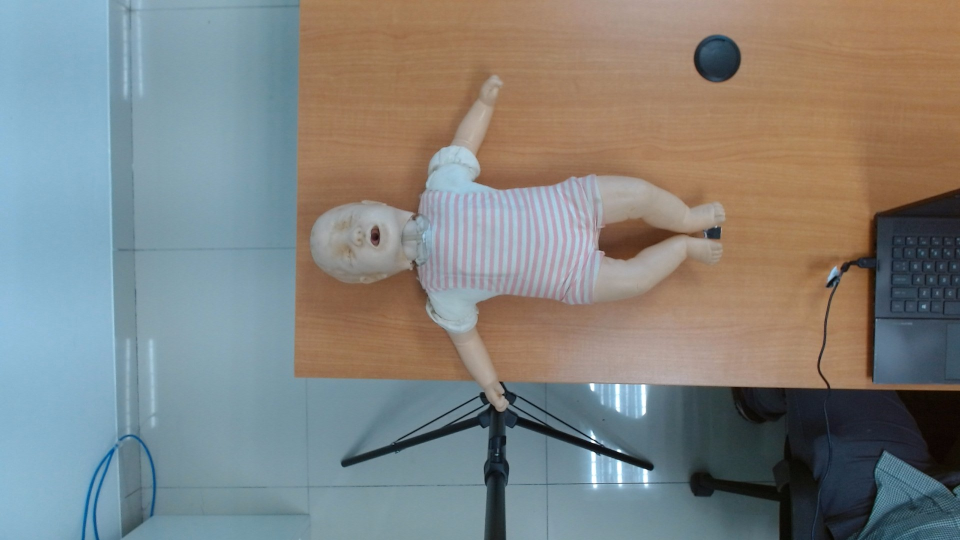
#> input picture Data/Panjang/bayi_1.jpg, 1920 x 1080 px, found by its file name (shown at 1/2 size)
$ python segmentation.py
#> lines starting #> are read from the running program, lines starting #| are printed output that depends on the picture; after the words box and inside, x2 and y2 are one past the last pixel; in counts of white or black regions, pixels touching at a corner belong together
import cv2 as cv
import os
import numpy as np

def nothing():
    pass

def main():
    img_path = "C:\\Users\\OMEN\\Repositories\\Stunting - PKM\\Data\\Panjang\\bayi_1.jpg"

    img = cv.imread(img_path)
#> img is the input picture: shape (1080, 1920, 3); mean B, G, R 128.2, 131.5, 130

    if img is None:
        print("image is None")

    img = cv.resize(img, (640,480))
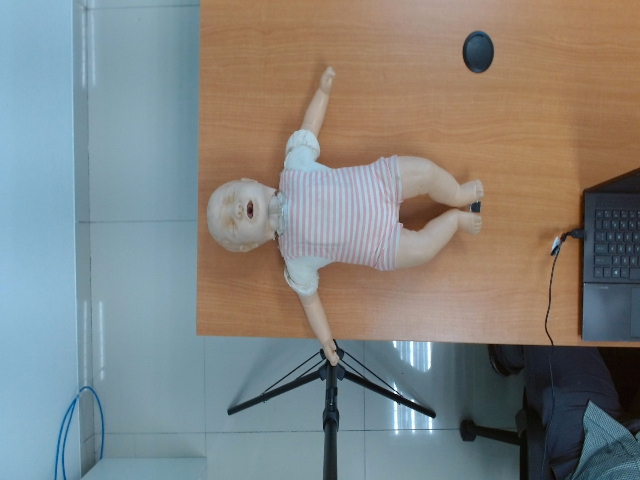
#> img: shape (480, 640, 3); mean B, G, R 128.2, 131.5, 130
    img_hsv = cv.cvtColor(img, cv.COLOR_BGR2HSV)
#> img_hsv: shape (480, 640, 3); mean H, S, V 64.4, 82.6, 153.5

    hlow = slow = vlow = 0
    hup = sup = vup = 0

    cv.namedWindow("trackbar")
    cv.createTrackbar("hue low", "trackbar", 0, 179, nothing)
#> slider 'hue low' is set to 35
    cv.createTrackbar("sat low", "trackbar", 0, 255, nothing)
#> slider 'sat low' is set to 51
    cv.createTrackbar("val low", "trackbar", 0, 255, nothing)
#> slider 'val low' is set to 51

    cv.createTrackbar("hue max", "trackbar", 0, 179, nothing)
#> slider 'hue max' is set to 179
    cv.createTrackbar("sat max", "trackbar", 0, 255, nothing)
#> slider 'sat max' is set to 255
    cv.createTrackbar("val max", "trackbar", 0, 255, nothing)
#> slider 'val max' is set to 255

    while img is not None:
        hlow = cv.getTrackbarPos("hue low", "trackbar")
        slow = cv.getTrackbarPos("sat low", "trackbar")
        vlow = cv.getTrackbarPos("val low", "trackbar")

        hup = cv.getTrackbarPos("hue max", "trackbar")
        sup = cv.getTrackbarPos("sat max", "trackbar")
        vup = cv.getTrackbarPos("val max", "trackbar")

        low = np.array([hlow,slow,vlow])
        uppper = np.array([hup,sup,vup])

        obj_segmentation = cv.inRange(img_hsv,low, uppper)
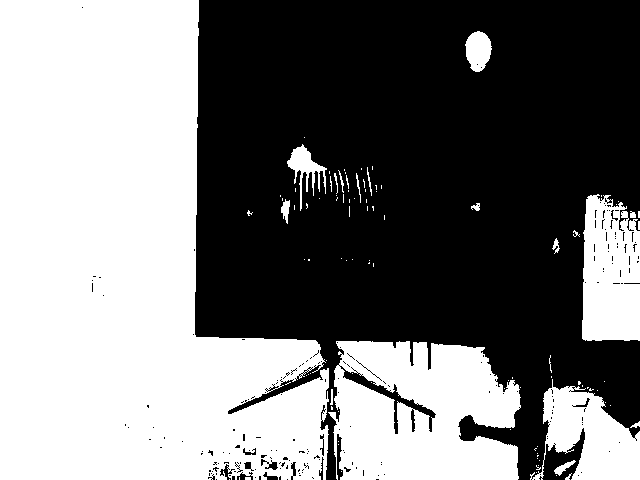
#> obj_segmentation: shape (480, 640); 48.4% white; 103 white regions (83 under 20 px), largest, box (x1, y1, x2, y2) and area: (0, 0, 329, 480) 111123, (328, 341, 521, 480) 21417, (582, 194, 640, 341) 7293

        cv.imshow("image", img)
        cv.imshow("trackbar", obj_segmentation)
        key = cv.waitKey(3)
#> (key Esc is pressed here)

        if key == ord('c'):
            # cv.imwrite("object mask.jpg", obj_mask)
            break

if __name__ == "__main__":
    main()
